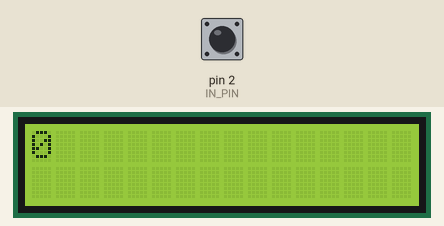
Recording of a sketch running on a simulated Arduino Uno, built with avr-gcc and run on an emulated ATmega328P. On the bench: 16×2 character LCD. The inputs (shaded band) are chosen by the test bench; at power-on: pin 2 (IN_PIN) HIGH.

Above: at 1.2 s.
1.3 s: pin 2 (IN_PIN) pulled LOW for 0.15 s
At 2.6 s:
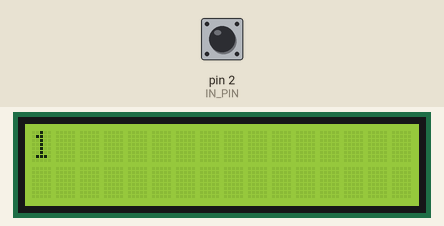
2.9 s: pin 2 (IN_PIN) pulled LOW for 1 s
At 5.0 s:
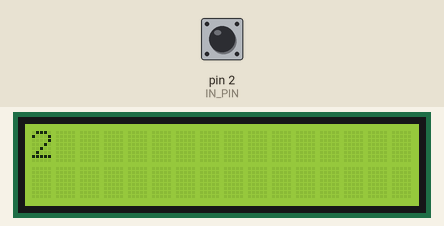
5.4 s: pin 2 (IN_PIN) pulled LOW for 0.15 s
At 6.7 s:
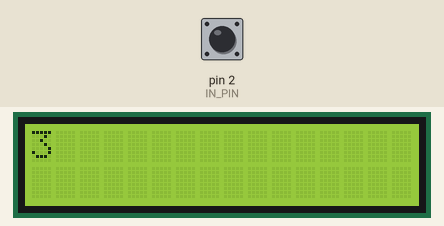
7.0 s: pin 2 (IN_PIN) pulled LOW for 1 s
At 9.4 s:
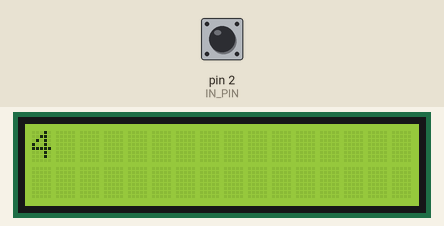
Timing chart, 0 to 10.5 s (numbered marks = the images above; inputs shaded):
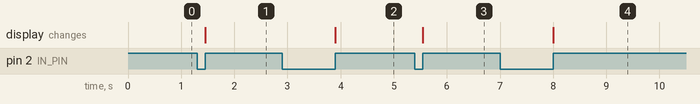

Measured:
- after the input at 1.3 s, the display: changes after 0.15 s (image 1)
- after the input at 2.9 s, the display: changes after 1.0 s (image 2)
- after the input at 5.4 s, the display: changes after 0.15 s (image 3)
- after the input at 7.0 s, the display: changes after 1.0 s (image 4)

The sketch:

pullup_input_counter.ino
```cpp
/*
Increment over a counter and display it on an LCD screen

The circuit:
 * Button to digital pin 2
 * LCD RS pin to digital pin 11
 * LCD Enable pin to digital pin 12
 * LCD D4 pin to digital pin 4
 * LCD D5 pin to digital pin 5
 * LCD D6 pin to digital pin 6
 * LCD D7 pin to digital pin 7
 * LCD R/W pin to ground
 * 10K resistor:
 * ends to +5V and ground
*/

#include <LiquidCrystal.h>

// Variables
#define IN_PIN 2  // pushbutton connected to digital pin 2
// const int input_pin = 2;   // pushbutton connected to digital pin 2
volatile unsigned long counter = 0;  // variable to store the read value
volatile unsigned long time = millis();
const unsigned long time_edge = 50;

// initialize the library by associating any needed LCD interface pin
// with the arduino pin number it is connected to
const int rs = 11, en = 12, d4 = 4, d5 = 5, d6 = 6, d7 = 7;
LiquidCrystal lcd(rs, en, d4, d5, d6, d7);

/*  Example way to handle debounce
 *  Try if current method doesn't work
 *
 *  void my_interrupt_handler()
 *  {
 *    static unsigned long last_interrupt_time = 0;
 *    unsigned long interrupt_time = millis();
 *    // If interrupts come faster than 200ms, assume it's a bounce and ignore
 *    if (interrupt_time - last_interrupt_time > 200)
 *    {
 *      ... do your thing
 *    }
 *    last_interrupt_time = interrupt_time;
 *  }
 */

// Functions
void pulse_interrupt() {
  if ((millis() - time) > time_edge) {
    time = millis();
    counter++;
  };
}

void setup() {
  // Initialize input and attachInterrupt
  pinMode(IN_PIN, INPUT_PULLUP);                                            // Counting Pin 2 an pullup input
  attachInterrupt(digitalPinToInterrupt(IN_PIN), pulse_interrupt, RISING);  // Interrupt routine definition
  // Initalize the screen
  lcd.begin(16, 2);
}

void loop() {
  // Write the counter to screen
  lcd.setCursor(0, 0);
  lcd.print(counter);
}
```
